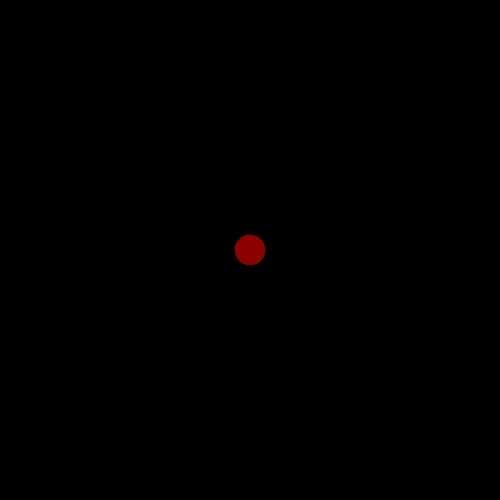
Frame 1 (no input)
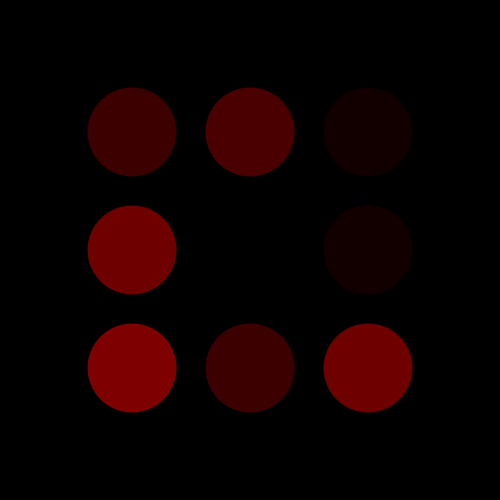
Frame 60 (the mouse pressed at the canvas centre just before this capture)
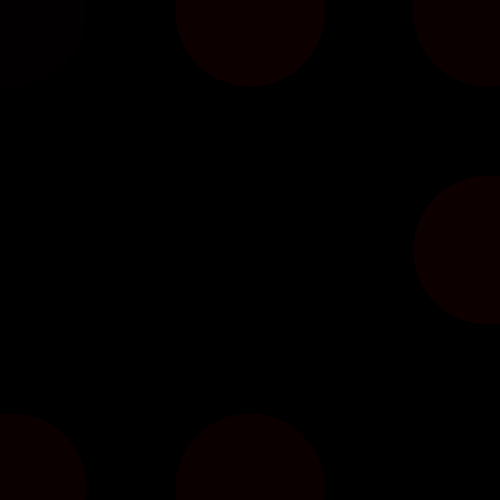
Frame 120 (the mouse held since frame 60 and released just before this capture)

The Processing sketch that drew these frames (run headless with seeded random() and noise(); from frame 60 on, the mouse is pressed at the canvas centre):

// Processing sketch: processing_53943
// ── processing_53943.pde

float x = 0.0;
 
void setup(){
  size(500,500); //canvas size
  background(0); //initial background colour
  noStroke();
  ellipseMode(CENTER); //ellipses are drawn from center
  
}

void draw() {
  frameRate(40); //speed of the ellipse growing
  background (0,0,0); //background colour is black
  
  fill(random(255 - x), 0, 0); //red turning into black, blinking
  ellipse (250+x,250, 30 + x/2,  30 + x/2);  //east
  
  fill(random(255 - x), 0, 0); //red turning into black, blinking
  ellipse (250-x,250, 30 + x/2, 30 + x/2);  //west
  
  fill(random(255 - x), 0, 0); //red turning into black, blinking
  ellipse (250,250+x,30 + x/2,  30 + x/2);  //south
  
  fill(random(255 - x),0,0); //red turning into black, blinking
  ellipse (250,250-x, 30 + x/2, 30 + x/2);  //north
  
  fill(random(255 - x),0,0); //red turning into black, blinking
  ellipse (250+x, 250-x, 30 + x/2, 30 + x/2);  //northeast
  
  fill(random(255 - x),0,0); //red turning into black, blinking
  ellipse (250-x, 250-x, 30 + x/2, 30 + x/2);  //northwest
  
  fill(random(255 - x),0,0); //red turning into black, blinking
  ellipse (250+x,250+x, 30 + x/2, 30 + x/2);  //southeast
  
    fill(random(255 - x),0,0); //red turning into black, blinking
  ellipse (250-x, 250+x, 30 + x/2, 30 + x/2);  //southwest
  
  //radius
  if(x < 250) //if x is smaller than 250
  {
     x += 2; //increases value by 2
  }
  else
  {
     x = 0; //if x is bigger, returns to 0
  }
}                           
